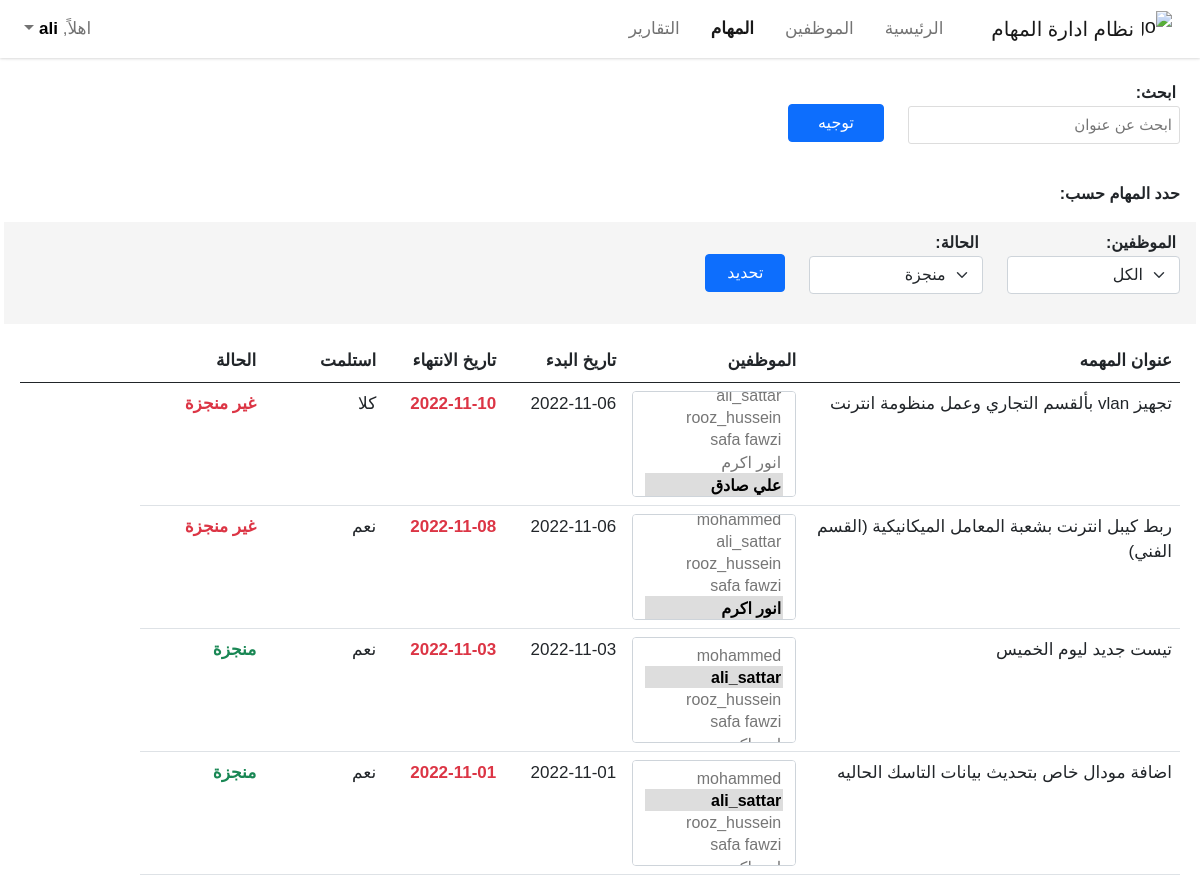
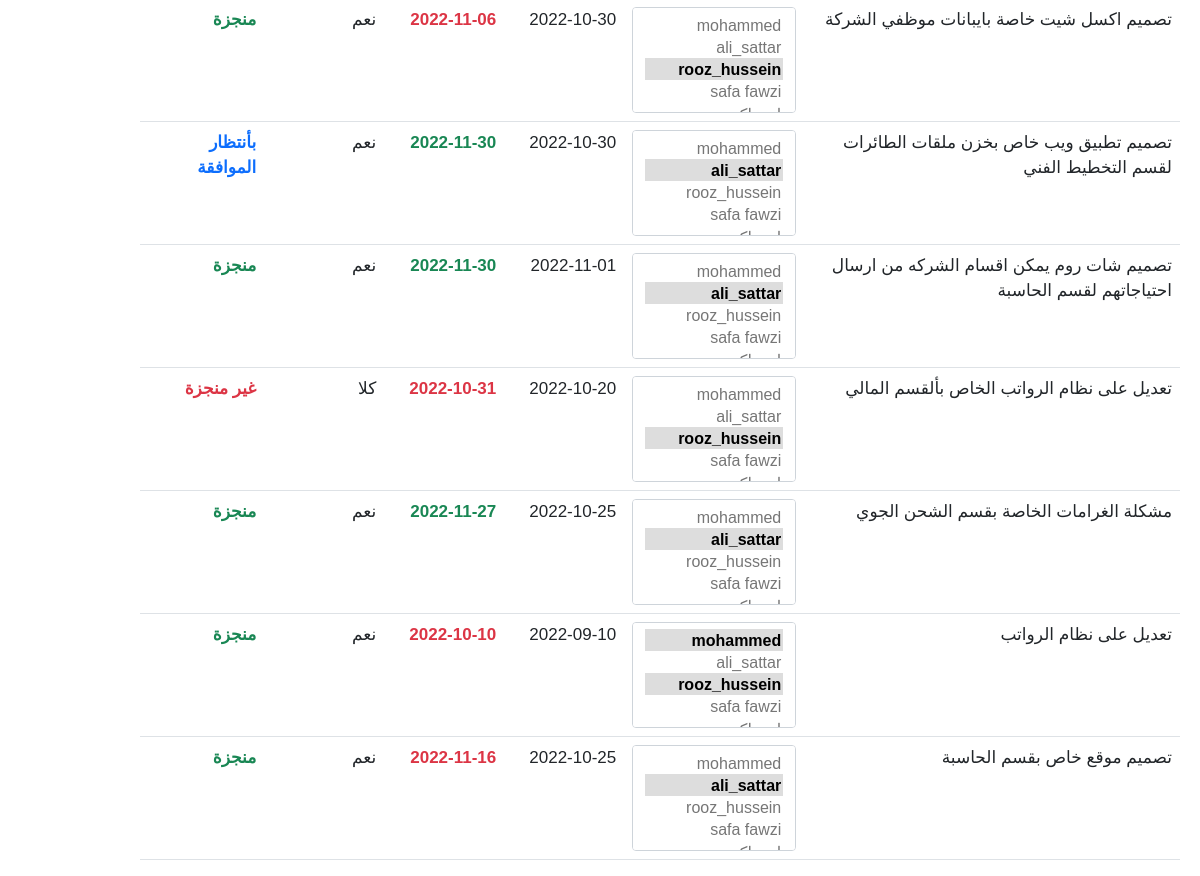
Page /tasks/ (signed in) on the committed database (2 pictures, top to bottom).
### myapp/models.py (models this page shows, shortened)
class Task(models.Model):
    user        = models.ForeignKey(User, on_delete=models.CASCADE)
    subject     = models.TextField(max_length=1000, blank=True, null=True)
    start_date  = models.CharField(max_length= 100, blank=True, null=True)
    end_date    = models.CharField(max_length=100, blank=True, null=True)
    start_day   = models.CharField(max_length=100, blank=True, null=True)
    end_day     = models.CharField(max_length=100, blank=True, null=True)
    no_of_users = models.IntegerField(default=0)
    employees   = models.ManyToManyField(User, related_name="employees")
    TASK_STATUS = [
      ("غير منجزة", "غير منجزة"),
      ("بأنتظار الموافقة", "بأنتظار الموافقة"),
      ("منجزة", "منجزة")
    ]
    status      = models.CharField(max_length=100, choices=TASK_STATUS, default="غير منجزة")
    rate        = models.SmallIntegerField(default=0)
    received    = models.BooleanField(default=False)
    active      = models.BooleanField(default=True)
    created_at  = models.DateTimeField(auto_now_add=True)
    def unread_employee_tasks(self, request):
        return sum(
            not task.received and request.user in task.employees.all()
            for task in Task.objects.all())

### myapp/tasks/views.py (the view)
# urls.py: path("tasks/", login_required(get_all)),
@require_http_methods(['GET'])
def get_all(request) -> HttpResponse:
    if len(get_all_tasks(request)) != 0:
        return render(request, "tasks.html", context=get_context(request, get_all_tasks(request)))
    return render(request, "tasks.html", context=default_context(request))

### myapp/tasks/views.py (called while the page is built)
def get_context(request, tasks: List[Dict]) -> Dict:
    return {
        "employees": get_all_users(request),
        "tasks": tasks,
        "unreadable": tasks[0].unread_employee_tasks(request)
    }

def get_all_users(request) -> List[dict]:
    if request.user.is_superuser:
        return User.objects.select_related("profile")
    return list(Group.objects.filter(name=request.user.groups.all()[0]))[0].user_set.all()

def get_all_tasks(request) -> List[dict]:
    if request.user.is_superuser:
        return Task.objects.prefetch_related("employees").order_by("-created_at")
    return [
        task for task in get_month_tasks()[0]
        if task.user.groups.filter(name=request.user.groups.all()[0]).exists() and task.active
    ]

### templates/tasks.html (shortened to what this page needs)
<!DOCTYPE html>
<html lang="ar">
  {% load static %}
<head>
  {% include "base/head.html" %}
</head>
<body>
  {% include "components/navbar.html" %}
  <main class="mt-4 px-3" style="margin-top: 80px !important">
    {% if user.is_staff %}
    <div class="row px-1 mb-3">
      <div class="col-md-3">
        <label class="fs-6 fw-bold px-1">اﺑﺤﺚ:</label>
        <input type="text" id="myInput" onkeyup="search()" placeholder="اﺑﺤﺚ ﻋﻦ ﻋﻨﻮاﻥ">
      </div>
      {% if user.is_superuser %}
      <div class="col-md-2 py-4">
        <button class="btn btn-primary createTaskBtn" data-bs-toggle="modal" href="#director-modal">توجيه</button>
      </div>
      {% endif %}
    </div>
    {% endif %}
    {% if user.is_staff %}
    <div class="row px-1 mt-3">
      <p class="fs-6 fw-bold">حدد اﻟﻤﻬﺎﻡ ﺣﺴﺐ:</p>
    </div>
    <div class="row px-1 py-2 mb-3" style="background: whitesmoke !important;">
      <div class="col-md-2 mb-3">
        <label class="fs-6 fw-bold px-1">الموظفين:</label>
        <select class="form-select" id="employees">
          <option value="الكل">الكل</option>
        </select>
      </div>
      <div class="col-md-2 mb-3">
        <label class="fs-6 fw-bold px-1">الحالة:</label>
        <select class="form-select" id="task-status">
          <option value="منجزة">منجزة</option>
        </select>
      </div>
      <div class="col-md-2 py-4">
        <button class="btn btn-primary filterBtn" onclick="filterTasks()">ﺗﺤﺪﻳﺪ</button>
      </div>
    </div>
    {% endif %}
    <div class="row px-1">
      {% if tasks != "[]" %}
      <div class="table-responsive">
        <table class="table tasks-table" id="task-table" style="width:100%">
          <thead>
            <tr>
              <th>ﻋﻨﻮاﻥ اﻟﻤﻬﻤﻪ</th>
              <th>اﻟﻤﻮﻇﻔﻴﻦ</th>
              <th>ﺗﺎﺭﻳﺦ اﻟﺒﺪء</th>
              <th>ﺗﺎﺭﻳﺦ اﻻﻧﺘﻬﺎء</th>
              <th>اﺳﺘﻠﻤﺖ</th>
              <th>اﻟﺤﺎﻟﺔ</th>
              <th></th>
            </tr>
          </thead>
          <tbody id="tasks-body">
            {% for task in tasks %}
              {% if user.is_staff %}
              <tr>
                <td>{{task.subject}}</td>
                <td>
                  <select class="form-select task-employees" multiple="true">
                    {% for employee in employees %}
                      {% if not employee.is_staff %}
                        {% if employee in task.employees.all %}
                        <option value=`{{employee.username}}` selected="true">{{employee.username}}</option>
                        {% else %}
                        <option value=`{{employee.username}}`>{{employee.username}}</option>
                        {% endif %}
                      {% endif %}
                    {% endfor %}
                  </select>
                </td>
                <td>{{task.start_date}}</td>
                {% now "Y-m-d" as todays_date %}
                {% if todays_date > task.end_date %}
                  <td class="fw-bold text-danger">
                    {{task.end_date}}
                  </td>
                {% else %}
                <td class="fw-bold text-success">
                  {{task.end_date}}
                </td>
                {% endif %}
                <td>
                  {% if task.received %}
                  ﻧﻌﻢ
                  {% else %}
                  ﻛﻼ
                  {% endif %}
                </td>
                {% if task.status == "منجزة" %}
                <td class="fw-bold text-success">{{task.status}}</td>
                {% endif %}
                {% if task.status == "غير منجزة" %}
                <td class="fw-bold text-danger">{{task.status}}</td>
                {% endif %}
                {% if task.status == "بأنتظار الموافقة" %}
                <td class="fw-bold text-primary">{{task.status}}</td>
                {% endif %}
              </tr>
              {% endif %}
            {% endfor %}
          </tbody>
        </table>
      </div>
      {% else %}
      <p>لا توجد مهام حالياً</p>
      {% endif %}
    </div>
  </main>
</body>
</html>

### templates/components/navbar.html (shortened to what this page needs)
<nav class="navbar navbar-expand-lg navbar-light bg-white fixed-top">
    <div class="container-fluid">
      <a class="navbar-brand p-0 d-flex justify-content-center align-items-center gap-2" href="/">
        <img src="https://www.svgrepo.com/show/315133/stack.svg" alt="Logo" width="30" height="35"
          class="d-inline-block align-text-top">
        نظام ادارة المهام
      </a>
      <div class="collapse navbar-collapse" id="navbarSupportedContent">
        <ul class="navbar-nav mb-2 mb-lg-0">
          <li class="nav-item">
            <a class="nav-link" aria-current="page" href="/">الرئيسية</a>
          </li>
          <li class="nav-item dropdown">
            <a class="nav-link" aria-current="page" href="/employees/">الموظفين</a>
          </li>
          <li class="nav-item dropdown">
            <a class="nav-link" aria-current="page" href="/tasks/">المهام</a>
          </li>
          {% if user.is_superuser %}
          <li class="nav-item">
            <a class="nav-link" href="#reports">التقارير</a>
          </li>
          {% endif %}
        </ul>
        <ul class="navbar-nav mb-2 mb-lg-0 me-auto">
          <li class="nav-item dropdown">
            <a class="nav-link dropdown-toggle" href="#user-dropdown" id="navbarDropdown" role="button" data-bs-toggle="dropdown"
              aria-expanded="false">
              اهلاً, <b style="color: black">{{user.username}}</b>
            </a>
          </li>
        </ul>
      </div>
    </div>
  </nav>

### static/css/custom/styles.css (style rules this page uses)
:root { --offcanvas-width: 270px; --topNavbarHeight: 54px; --mainColor: #3498DB; --primaryHoverColor: #2d7eb4; --secondaryColor: white; --hideOverflowX: hidden; --primaryFont: Arial, Helvetica, sans-serif; }
html { scroll-behavior: smooth; }
body { font-family: var(--primaryFont); overflow-x: var(--hideOverflowX); overflow-y: scroll; }
.navbar, .row { direction: rtl !important; font-size: 17px; }
.navbar { box-shadow: rgba(0, 0, 0, 0.1) 0px 1px 3px 0px, rgba(0, 0, 0, 0.06) 0px 1px 2px 0px; }
.navbar-nav { gap: 15px !important; }
.active { font-weight: bold !important; }
.table td, .table th { min-width: 120px !important; }
.tasks-table thead tr th:nth-child(3) { width: 180px !important; }
#myInput { width: 100%; font-size: 15px; padding: 7px; border: 1px solid #ddd; margin-bottom: 5px; border-radius: 3px; }
select option { text-align: right !important; }
.filterBtn { width: 5rem; }
.createTaskBtn { width: 6rem; }
.task-employees option { color: #767676; padding-top: 3px !important; }
.task-employees option:checked { color: black !important; font-weight: bold; background: rgb(221, 221, 221) !important; }

### rows in the picture
Task: subject "تجهيز vlan بألقسم التجاري وعمل منظومة انترنت", start_date "2022-11-06", end_date "2022-11-10", received "ﻛﻼ", status "غير منجزة"
Task: subject "ربط كيبل انترنت بشعبة المعامل الميكانيكية (القسم الفني)", start_date "2022-11-06", end_date "2022-11-08", received "ﻧﻌﻢ", status "غير منجزة"
Task: subject "تيست جديد ليوم الخميس", start_date "2022-11-03", end_date "2022-11-03", received "ﻧﻌﻢ", status "منجزة"
Task: subject "اضافة مودال خاص بتحديث بيانات التاسك الحاليه", start_date "2022-11-01", end_date "2022-11-01", received "ﻧﻌﻢ", status "منجزة"
Task: subject "تصميم اكسل شيت خاصة بايبانات موظفي الشركة", start_date "2022-10-30", end_date "2022-11-06", received "ﻧﻌﻢ", status "منجزة"
Task: subject "تصميم تطبيق ويب خاص بخزن ملقات الطائرات لقسم التخطيط الفني", start_date "2022-10-30", end_date "2022-11-30", received "ﻧﻌﻢ", status "بأنتظار الموافقة"
Task: subject "تصميم شات روم يمكن اقسام الشركه من ارسال احتياجاتهم لقسم الحاسبة", start_date "2022-11-01", end_date "2022-11-30", received "ﻧﻌﻢ", status "منجزة"
Task: subject "تعديل على نظام الرواتب الخاص بألقسم المالي", start_date "2022-10-20", end_date "2022-10-31", received "ﻛﻼ", status "غير منجزة"
Task: subject "مشكلة الغرامات الخاصة بقسم الشحن الجوي", start_date "2022-10-25", end_date "2022-11-27", received "ﻧﻌﻢ", status "منجزة"
Task: subject "تعديل على نظام الرواتب", start_date "2022-09-10", end_date "2022-10-10", received "ﻧﻌﻢ", status "منجزة"
Task: subject "تصميم موقع خاص بقسم الحاسبة", start_date "2022-10-25", end_date "2022-11-16", received "ﻧﻌﻢ", status "منجزة"

### other values in the picture
{{ user.username }} "ali"
form field value "rooz_hussein / safa fawzi / انور اكرم / علي صادق ☑"
form field value "ali_sattar / rooz_hussein / safa fawzi / انور اكرم ☑"
form field value "mohammed / ali_sattar ☑ / rooz_hussein / safa fawzi"
form field value "mohammed / ali_sattar / rooz_hussein ☑ / safa fawzi"
form field value "mohammed ☑ / ali_sattar / rooz_hussein ☑ / safa fawzi"
